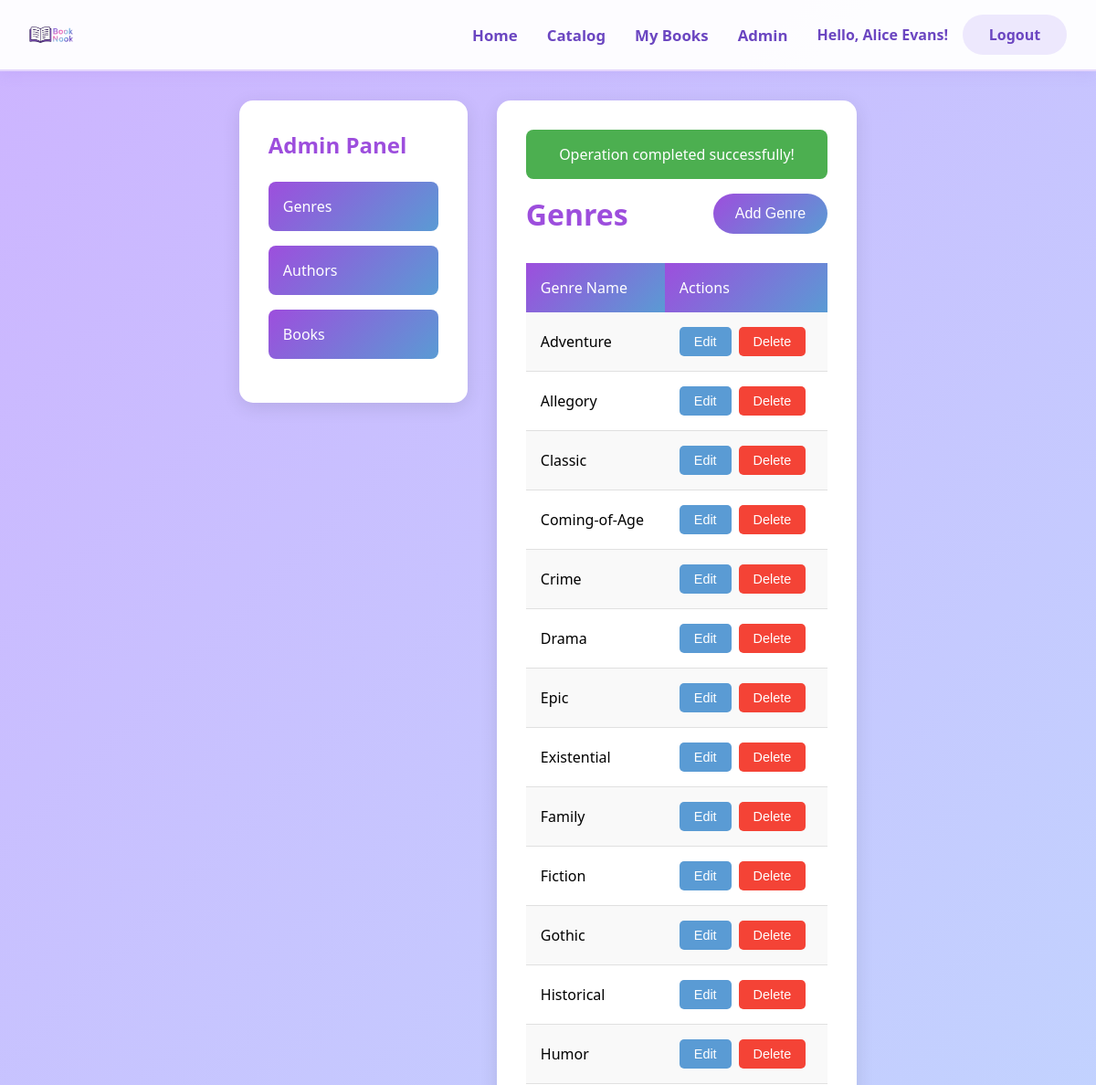
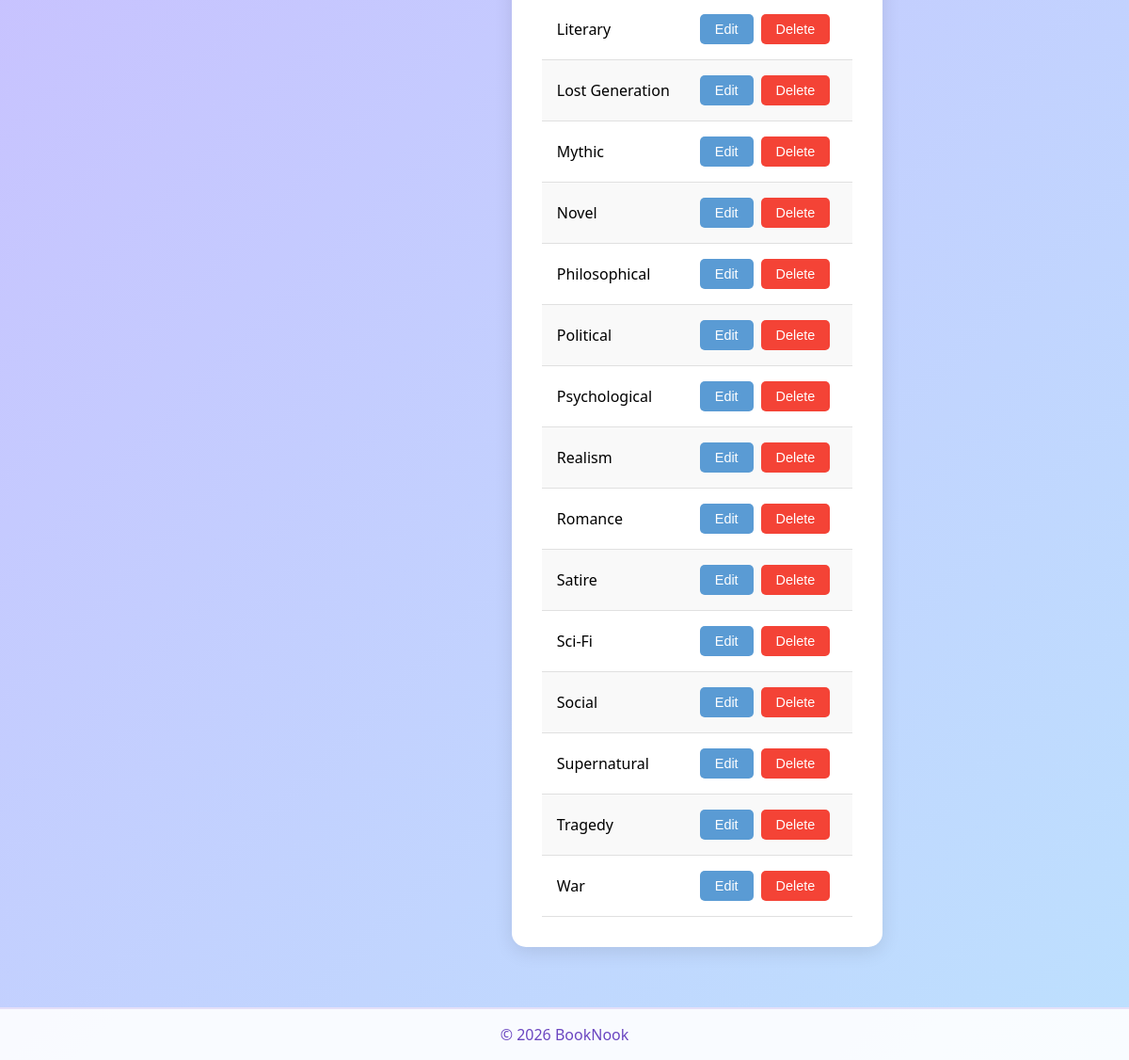
The page /admin_genres.php?success=1 (signed in) on the database its author committed (2 pictures, top to bottom).
### tables this page shows
CREATE TABLE `genres` (
  `genreID` int(11) NOT NULL,
  `genreName` varchar(50) NOT NULL
);

### admin_genres.php (the view, shortened to what this page needs)
<!DOCTYPE html>
<html>
<head>
    <link rel="stylesheet" href="css/admin-style.css">
    <link rel="stylesheet" href="css/admin.css">
</head>
<body>
    <?php include 'header.php'; ?>
    <div class="admin-container">
        <?php include 'admin_sidebar.php'; ?>
        <div class="admin-content">
            <?php if (isset($_GET['success'])): ?>
                <div class="success-message">Operation completed successfully!</div>
            <?php endif; ?>
            <div class="admin-header">
                <h1>Genres</h1>
                <button class="add-btn" onclick="openAddModal()">Add Genre</button>
            </div>
            <table>
                <tr>
                    <th>Genre Name</th>
                    <th>Actions</th>
                </tr>
                <?php
                try {
                    $query = "SELECT * FROM genres ORDER BY genreName";
                    $result = $conn->query($query);
                    while ($row = $result->fetch(PDO::FETCH_ASSOC)) {
                        echo "<tr>";
                        echo "<td>" . htmlspecialchars($row['genreName']) . "</td>";
                        echo "<td>";
                        echo "<button class='action-btn edit-btn' onclick='openEditModal(" . $row['genreID'] . ", \"" . htmlspecialchars($row['genreName']) . "\")'>Edit</button>";
                        echo "<a href='delete_genre.php?id=" . $row['genreID'] . "' onclick='return confirm(\"Are you sure you want to delete this genre?\");'><button class='action-btn delete-btn'>Delete</button></a>";
                        echo "</td>";
                        echo "</tr>";
                    }
                } catch (PDOException $ex) {
                    die($ex->getMessage());
                }
                ?>
            </table>
        </div>
    </div>
    <?php include 'footer.php'; ?>
</body>
</html>

### css/admin-style.css (style rules this page uses)
* { margin:0; padding:0; box-sizing:border-box; }
body { font-family:'Segoe UI', Tahoma, Geneva, Verdana, sans-serif; min-height:100vh; background: linear-gradient(135deg,#f3e8ff 0%, #ede2ff 50%, #f8f1ff 100%); display:flex; flex-direction:column; }

### css/admin.css (style rules this page uses)
body { margin: 0; padding: 0; font-family: "Segoe UI", sans-serif; background: linear-gradient(135deg, #cdb4ff, #bde0fe); min-height: 100vh; }
.admin-container { display: flex; max-width: 1400px; margin: 2rem auto; gap: 2rem; padding: 0 2rem; }
.admin-content { flex: 1; background: white; border-radius: 15px; padding: 2rem; box-shadow: 0 5px 20px rgba(0,0,0,0.1); }
.admin-header { display: flex; justify-content: space-between; align-items: center; margin-bottom: 2rem; }
.admin-header h1 { color: #9d4edd; font-size: 2rem; }
.add-btn { background: linear-gradient(135deg, #9d4edd, #5a9bd4); color: white; border: none; padding: 0.8rem 1.5rem; border-radius: 25px; font-size: 1rem; cursor: pointer; font-weight: 500; transition: transform 0.2s; }
table { width: 100%; border-collapse: collapse; margin-top: 1rem; }
th { background: linear-gradient(135deg, #9d4edd, #5a9bd4); color: white; padding: 1rem; text-align: left; font-weight: 500; }
td { padding: 1rem; border-bottom: 1px solid #e0e0e0; }
tr:nth-child(even) { background-color: #f9f9f9; }
.action-btn { padding: 0.5rem 1rem; margin-right: 0.5rem; border: none; border-radius: 5px; cursor: pointer; font-size: 0.9rem; transition: opacity 0.2s; }
.edit-btn { background: #5a9bd4; color: white; }
.delete-btn { background: #f44336; color: white; }
.success-message { background: #4caf50; color: white; padding: 1rem; border-radius: 8px; margin-bottom: 1rem; text-align: center; }

### rows shown on the page
genres: genreName "Adventure"
genres: genreName "Allegory"
genres: genreName "Classic"
genres: genreName "Coming-of-Age"
genres: genreName "Crime"
genres: genreName "Drama"
genres: genreName "Epic"
genres: genreName "Existential"
genres: genreName "Family"
genres: genreName "Fiction"
genres: genreName "Gothic"
genres: genreName "Historical"
genres: genreName "Humor"
genres: genreName "Literary"
genres: genreName "Lost Generation"
genres: genreName "Mythic"
genres: genreName "Novel"
genres: genreName "Philosophical"
genres: genreName "Political"
genres: genreName "Psychological"
genres: genreName "Realism"
genres: genreName "Romance"
genres: genreName "Satire"
genres: genreName "Sci-Fi"
genres: genreName "Social"
genres: genreName "Supernatural"
genres: genreName "Tragedy"
genres: genreName "War"

### other values the page prints
$userName "Alice Evans"
